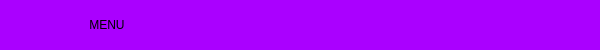
     <widget class="QFrame" name="frame_superior">
      <property name="minimumSize">
       <size>
        <width>0</width>
        <height>35</height>
       </size>
      </property>
      <property name="maximumSize">
       <size>
        <width>16777215</width>
        <height>50</height>
       </size>
      </property>
      <property name="styleSheet">
       <string notr="true">
QFrame{
border-top-left-radius: 20px;
border-bottom-left-radius: 20px;

background-color: rgb(170, 0, 255);

}
</string>
      </property>
      <property name="frameShape">
       <enum>QFrame::StyledPanel</enum>
      </property>
      <property name="frameShadow">
       <enum>QFrame::Raised</enum>
      </property>
      <layout class="QHBoxLayout" name="horizontalLayout_8">
       <property name="spacing">
        <number>0</number>
       </property>
       <property name="leftMargin">
        <number>2</number>
       </property>
       <property name="topMargin">
        <number>0</number>
       </property>
       <property name="rightMargin">
        <number>2</number>
       </property>
       <property name="bottomMargin">
        <number>0</number>
       </property>
       <item alignment="Qt::AlignLeft">
        <widget class="QPushButton" name="bt_menu">
         <property name="minimumSize">
          <size>
           <width>200</width>
           <height>0</height>
          </size>
         </property>
         <property name="maximumSize">
          <size>
           <width>200</width>
           <height>16777215</height>
          </size>
         </property>
         <property name="styleSheet">
          <string notr="true">QPushButton{
background-color: #aa00ff;
font: 87 12pt &quot;Arial Black&quot;;
border-radius:0px;
}

QPushButton:hover{
background-color: white;
font: 87 12pt &quot;Arial Black&quot;;

}
</string>
         </property>
         <property name="text">
          <string>    MENU </string>
         </property>
         <property name="icon">
          <iconset>
           <normaloff>../../Pruebas_para_Proyecto_Practicas/Menu_Lateral_desplegable_1/PyQt5-main/PyQt5-main/Menu Lateral desplegable/barra-de-menus.png</normaloff>../../Pruebas_para_Proyecto_Practicas/Menu_Lateral_desplegable_1/PyQt5-main/PyQt5-main/Menu Lateral desplegable/barra-de-menus.png</iconset>
         </property>
         <property name="iconSize">
          <size>
           <width>32</width>
           <height>32</height>
          </size>
         </property>
         <property name="autoDefault">
          <bool>false</bool>
         </property>
         <property name="default">
          <bool>false</bool>
         </property>
         <property name="flat">
          <bool>false</bool>
         </property>
        </widget>
       </item>
       <item>
        <spacer name="horizontalSpacer">
         <property name="orientation">
          <enum>Qt::Horizontal</enum>
         </property>
         <property name="sizeHint" stdset="0">
          <size>
           <width>265</width>
           <height>20</height>
          </size>
         </property>
        </spacer>
       </item>
       <item alignment="Qt::AlignRight">
        <widget class="QPushButton" name="bt_minimizar">
         <property name="minimumSize">
          <size>
           <width>35</width>
           <height>35</height>
          </size>
         </property>
         <property name="styleSheet">
          <string notr="true">QPushButton{
border:0px;
}

QPushButton:hover{
border:5px solid #aa00ff;
background-color:#ffff00;

}
</string>
         </property>
         <property name="text">
          <string/>
         </property>
         <property name="icon">
          <iconset>
           <normaloff>../icons/minimizar.png</normaloff>../icons/minimizar.png</iconset>
         </property>
         <property name="iconSize">
          <size>
           <width>32</width>
           <height>32</height>
          </size>
         </property>
         <property name="flat">
          <bool>false</bool>
         </property>
        </widget>
       </item>
       <item alignment="Qt::AlignRight">
        <widget class="QPushButton" name="bt_restaurar">
         <property name="maximumSize">
          <size>
           <width>35</width>
           <height>35</height>
          </size>
         </property>
         <property name="styleSheet">
          <string notr="true">QPushButton{
border:0px;

}

QPushButton:hover{
border:5px solid #aa00ff;
background-color:#55ff00;

}
</string>
         </property>
         <property name="text">
          <string/>
         </property>
         <property name="icon">
          <iconset>
           <normaloff>../icons/restaurar.png</normaloff>../icons/restaurar.png</iconset>
         </property>
         <property name="iconSize">
          <size>
           <width>30</width>
           <height>30</height>
          </size>
         </property>
        </widget>
       </item>
       <item alignment="Qt::AlignRight">
        <widget class="QPushButton" name="bt_maximizar">
         <property name="maximumSize">
          <size>
           <width>35</width>
           <height>35</height>
          </size>
         </property>
         <property name="styleSheet">
          <string notr="true">QPushButton{
border:0px;

}

QPushButton:hover{
border:5px solid #aa00ff;
background-color:#55ff00;

}
</string>
         </property>
         <property name="text">
          <string/>
         </property>
         <property name="icon">
          <iconset>
           <normaloff>../icons/maximizar.png</normaloff>../icons/maximizar.png</iconset>
         </property>
         <property name="iconSize">
          <size>
           <width>32</width>
           <height>32</height>
          </size>
         </property>
        </widget>
       </item>
       <item alignment="Qt::AlignRight">
        <widget class="QPushButton" name="bt_cerrar">
         <property name="maximumSize">
          <size>
           <width>35</width>
           <height>16777215</height>
          </size>
         </property>
         <property name="styleSheet">
          <string notr="true">QPushButton{
border:0px;

}

QPushButton:hover{
border:5px solid #aa00ff;
background-color:red;

}
</string>
         </property>
         <property name="text">
          <string/>
         </property>
         <property name="icon">
          <iconset>
           <normaloff>../icons/cerrar.png</normaloff>../icons/cerrar.png</iconset>
         </property>
         <property name="iconSize">
          <size>
           <width>32</width>
           <height>32</height>
          </size>
         </property>
        </widget>
       </item>
      </layout>
     </widget>
